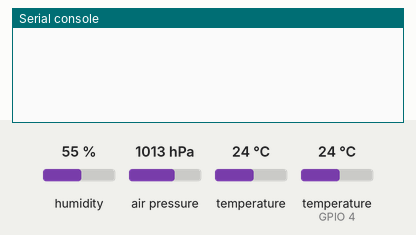
A program run on a simulated ESP32 board running MicroPython. Shown: the last lines printed to the serial console. Inputs (shaded band) come from the test bench; at power-on: humidity 55 %, temperature (sensor on GPIO 4) 24 °C, air pressure 1013 hPa, temperature 24 °C. Library files of the repository ran but are not shown: bmp180.py.

Above: at 1.3 s.
1.4 s: humidity set to 22 %
At 5.5 s:
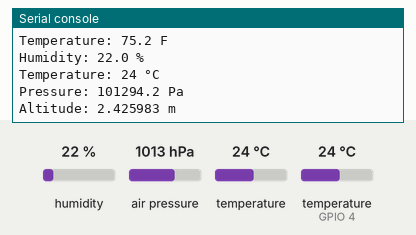
8.9 s: temperature (sensor on GPIO 4) set to 12 °C
At 11.4 s:
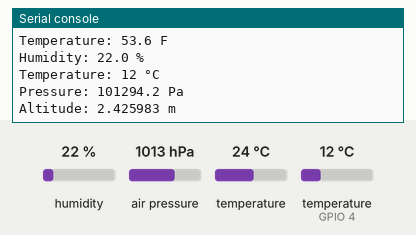

Measured:
- after the input at 1.4 s, the serial console: prints a new line after 3.8 s (image 1)
- after the input at 8.9 s, the serial console: prints a new line after 1.3 s (image 2)

The program:

temppre.py
```python
from machine import SoftI2C, Pin
from bmp180 import BMP180
from time import sleep
import dht

# Use SoftI2C instead of I2C
i2c = SoftI2C(scl=Pin(22), sda=Pin(21), freq=100000)

# dht sensor
sensor = dht.DHT11(Pin(4))

bmp180 = BMP180(i2c)
bmp180.oversample_sett = 2
bmp180.baseline = 101325  # Sea level pressure in Pa

temp = bmp180.temperature
p = bmp180.pressure
altitude = bmp180.altitude


while True:
  try:
    sleep(5)
    sensor.measure()
    temp = sensor.temperature()
    hum = sensor.humidity()
    temp_f = temp * (9/5) + 32.0
    print('Temperature: %3.1f C' %temp)
    print('Temperature: %3.1f F' %temp_f)
    print('Humidity: %3.1f %%' %hum)
    print("Temperature:", temp, "°C")
    print("Pressure:", p, "Pa")
    print("Altitude:", altitude, "m")
  except OSError as e:
    print('Failed to read sensor.')
    print("Temperature:", temp, "°C")
    print("Pressure:", p, "Pa")
    print("Altitude:", altitude, "m")
```
